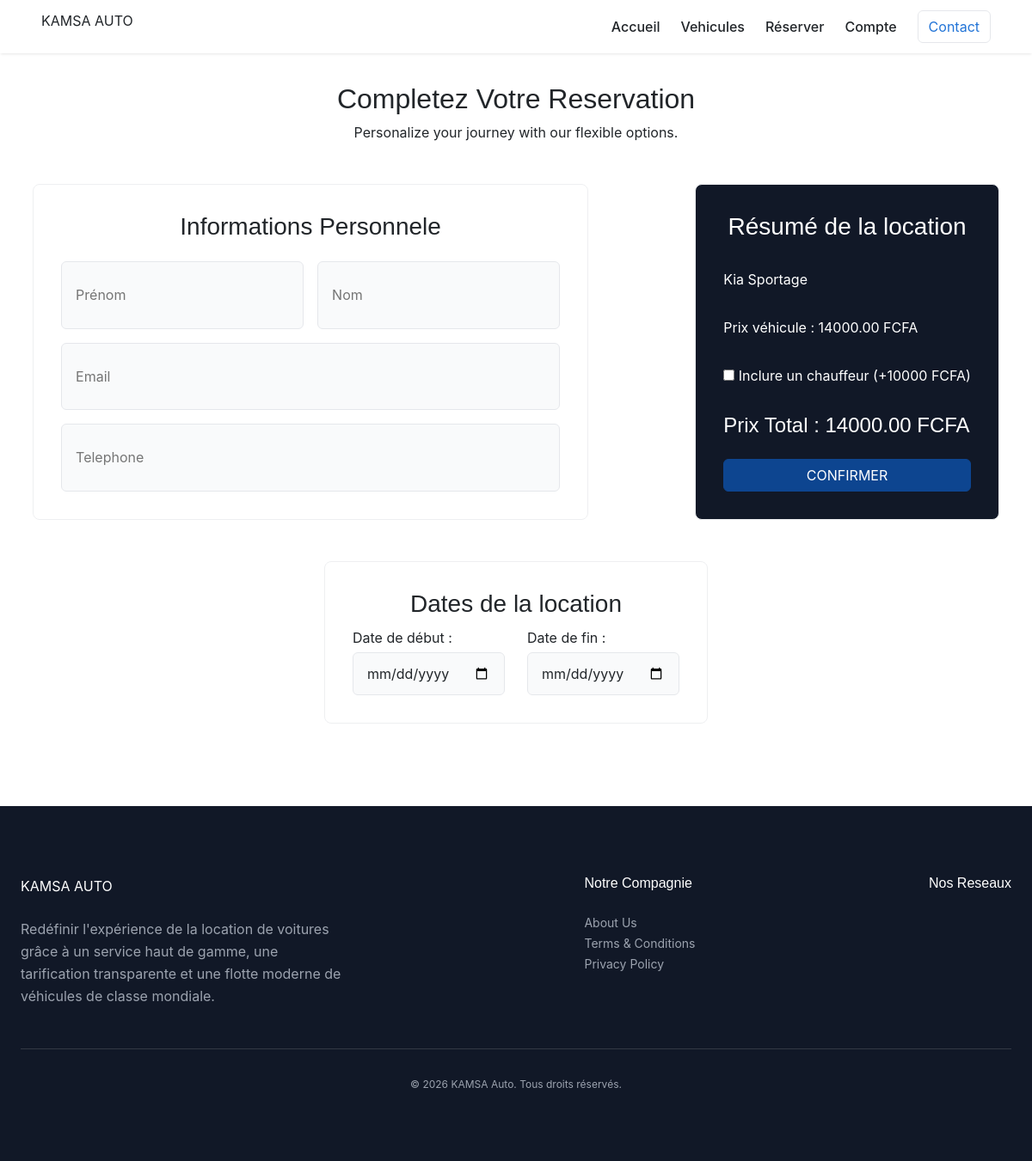
The app's page /reservation/6/ (signed in) with its own data.
### Kamsa_auto/models.py (models this page shows, shortened)
class Vehicule(models.Model):
    CATEGORIE_CHOICES = [
        ('economique', 'Économique'),
        ('suv', 'SUV et 4x4'),
        ('utilitaire', 'Utilitaires'),
        ('luxe', 'Luxe'),
    ]
    nom = models.CharField(max_length=100)
    marque = models.CharField(max_length=100)
    prix_par_jour = models.DecimalField(max_digits=10, decimal_places=2)
    disponible = models.BooleanField(default=True)
    categorie = models.CharField(max_length=20, choices=CATEGORIE_CHOICES, default='economique')
    description = models.CharField(max_length=100)
    image = models.ImageField(upload_to='vehicules/', blank=True, null=True)

### Kamsa_auto/views.py (the view)
# urls.py: path('reservation/<int:vehicule_id>/', views.reservation_vehicule, name='reservation_vehicule'),
@login_required
def reservation_vehicule(request, vehicule_id):
    vehicule = get_object_or_404(Vehicule, id=vehicule_id)
    if request.method == 'POST':
        form = ReservationForm(request.POST)
        if form.is_valid():
            reservation = form.save(commit=False)
            reservation.user = request.user
            reservation.vehicule = vehicule
            delta_jours = (reservation.date_fin - reservation.date_debut).days
            if delta_jours <= 0:
                delta_jours = 1 # Sécurité au cas où c'est la même journée
            total = vehicule.prix_par_jour * delta_jours
            avec_chauffeur = "chauffeur" in request.POST
            reservation.inclut_chauffeur = avec_chauffeur
            if avec_chauffeur:
                total += 10000  # Option forfaitaire ou (10000 * delta_jours) selon votre choix
            reservation.prix_total = total
            overlapping = Reservation.objects.filter(
                vehicule=vehicule,
                date_debut__lt=reservation.date_fin,
                date_fin__gt=reservation.date_debut
            )
            if overlapping.exists():
                form.add_error(None, "Ce véhicule est déjà réservé pour ces dates.")
            else:
                reservation.save()
                return redirect('booking_success') # Assurez-vous que cette URL existe
        else:
            print(form.errors)
    else:
        form = ReservationForm()
    return render(request, 'reservation.html', {
        'form': form,
        'vehicule': vehicule
    })

### Kamsa_auto/forms.py (shortened to what this page needs)
class ReservationForm(forms.ModelForm):
    class Meta:
        model = Reservation
        fields = ['date_debut', 'date_fin']

### Kamsa_auto/templates/reservation.html (shortened to what this page needs)
{% extends 'base.html' %}
{% load static %}
{% block content %}
<section class="page fade-in">
        <div class="titre">
            <h2 class="">Completez Votre Reservation</h2>
            <p class="">Personalize your journey with our flexible options.</p>
        </div>
        <form method="POST" class="corps">
            <div class="information">
                <div class="padding-redius">
                    <h3 class="">Informations Personnele</h3>
                </div>
                <div class="flex-div">
                    <input type="text" name="prenom" value="{{ user.first_name }}"  placeholder="Prénom" class="form-input">
                    <input type="text" name="nom" value="{{ user.last_name }}"placeholder="Nom" class="form-input">
                </div>
                <input type="email" name="email" value="{{ user.email }}" placeholder="Email" class="form-input">
                <input type="tel" name="telephone" value="{{ user.client.telephone }}" placeholder="Telephone" class="form-input">
            </div>
            <div class="information" style="background-color: var(--brand-dark);">
                <h3 class="text-white">Résumé de la location</h3>
                <p class="text-white">{{ vehicule.marque }} {{ vehicule.nom }}</p>
                <p class="text-white">Prix véhicule : {{ vehicule.prix_par_jour }} FCFA</p>
                <label class="text-white">
                    <input name="chauffeur" type="checkbox" id="chauffeurCheckbox">
                    Inclure un chauffeur (+10000 FCFA)
                </label>
                <h4 class="text-white mt-3">
                    Prix Total : <span id="prixTotal" data-prix="{{ vehicule.prix_par_jour }}"> {{ vehicule.prix_par_jour }}</span> FCFA
                </h4>
                <button type="submit" class="btn btn-custom">
                    CONFIRMER
                </button>
            </div>
            <div class="information">
                <h3 class="padding-redius">Dates de la location</h3>
                <div class="flex-div">
                    <div style="flex: 1; margin-right: 10px;">
                        <label for="date_debut" style="display: block; margin-bottom: 5px;">Date de début :</label>
                        <input type="date" id="date_debut" name="date_debut" class="form-input" required>
                    </div>
                    <div style="flex: 1;">
                        <label for="date_fin" style="display: block; margin-bottom: 5px;">Date de fin :</label>
                        <input type="date" id="date_fin" name="date_fin" class="form-input" required>
                    </div>
                </div>
            </div>
        </form>
</section>
{% endblock %}

### records on screen
Vehicule: marque "Kia", nom "Sportage", prix_par_jour "14000.00"
